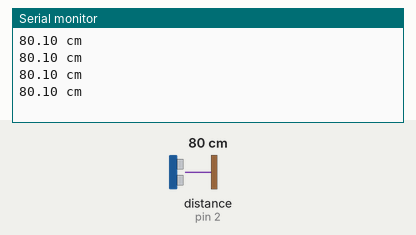
Simulated run of this sketch. Board: Arduino Uno, built with avr-gcc and run on an emulated ATmega328P. Shown: the last lines printed to the serial monitor. Wiring (inferred from the names in the program): ultrasonic range finder: trigger pin 3; echo pin 2. Inputs (shaded band) come from the test bench; at power-on: distance to the obstacle (sensor on pin 2) 80 cm. The echo pulse lasts 58.3 µs per cm.

Above: at 1.2 s.
1.3 s: distance to the obstacle (sensor on pin 2) set to 2 cm
At 1.73 s:
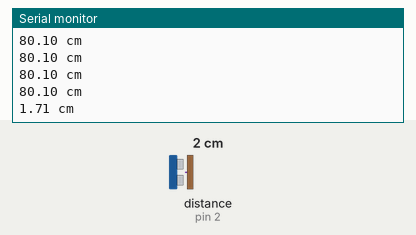
2.8 s: distance to the obstacle (sensor on pin 2) set to 4 cm
At 2.94 s:
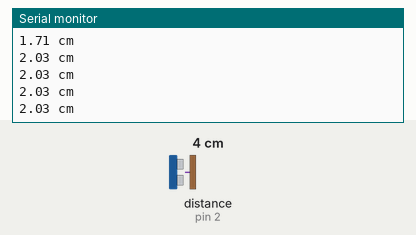
Timing chart, 0 to 5.8 s (numbered marks = the images above; inputs shaded):
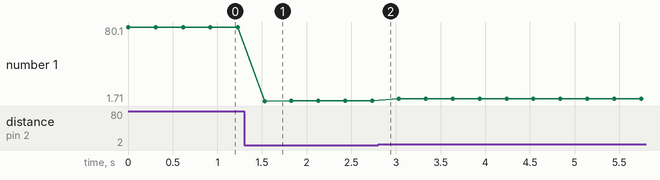

Measured:
- after the input at 1.3 s, the serial monitor: prints a new line after 0.23 s (image 1)
- plotted number 1: 80.1 → 2.03 after the input at 1.3 s, 2.03 → 4.05 after the input at 2.8 s

The sketch:

hcsr04_test.ino
```cpp
#define TRIG 3
#define ECHO 2

void setup() {
  Serial.begin(9600);
  pinMode(TRIG, OUTPUT);
  pinMode(ECHO, INPUT);
}

void loop() {
  digitalWrite(TRIG, LOW);  delayMicroseconds(2);
  digitalWrite(TRIG, HIGH); delayMicroseconds(10);
  digitalWrite(TRIG, LOW);

  long us = pulseIn(ECHO, HIGH, 30000);  // 30ms timeout ~ 5m max
  if (us == 0) {
    Serial.println("no echo (out of range / check wiring)");
  } else {
    Serial.print(us / 58.0);  // us -> cm
    Serial.println(" cm");
  }
  delay(300);
}
```
